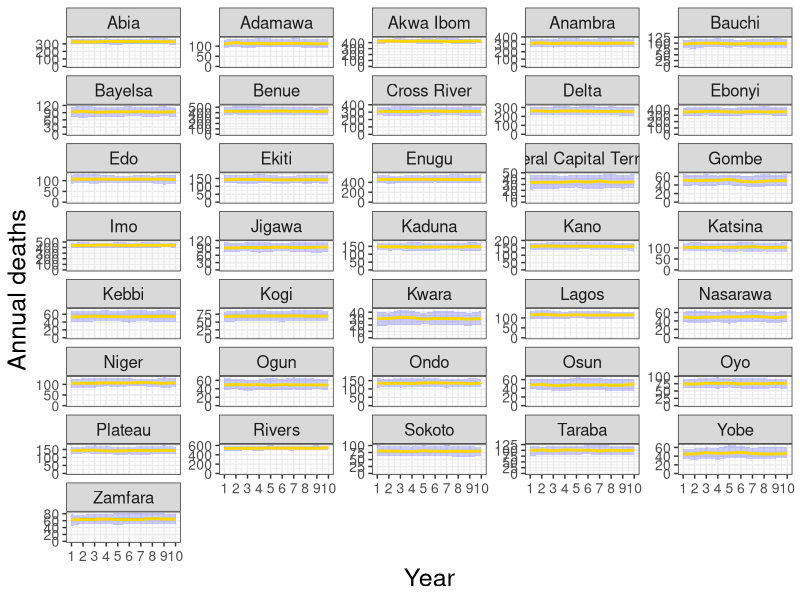
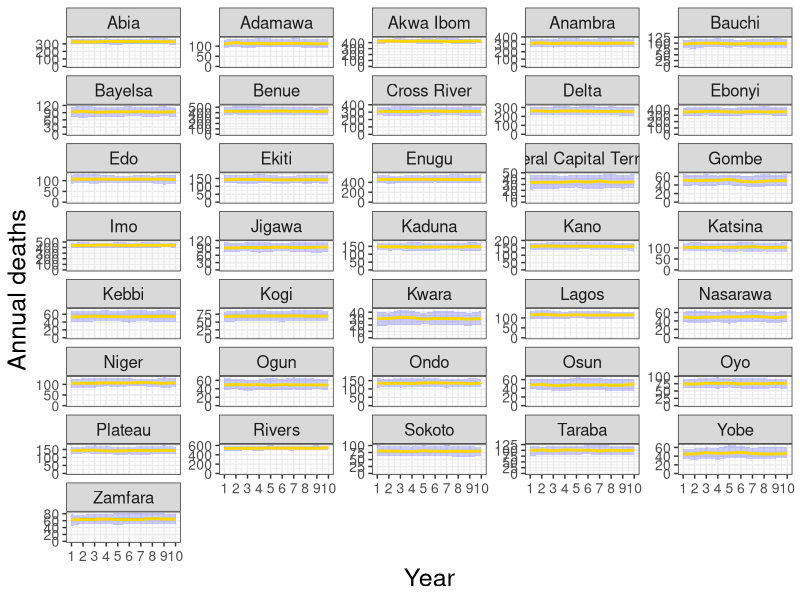

These charts were generated, in order, by the following R code:
library(dplyr)
library(tidyverse)
deaths_ts<-read.csv("output/deaths_ts.csv")
ggplot(deaths_ts, aes(x = as.numeric(factor(year)), y = Median, group = 1)) +
  geom_ribbon(aes(ymin = LL, ymax = UL), 
              fill = "blue", alpha = 0.2) +
  geom_line(color = "gold", size = 1) +
  facet_wrap(~ state, scales = "free_y", ncol=5) +
  labs(
    y = "Annual deaths",
    x = "Year"
  ) +
  scale_x_continuous(breaks = 1:10) +
  scale_y_continuous(limits = c(0, NA)) +
  theme_bw() +
  theme(
    axis.text.x = element_text( size =10,vjust = 0.9),
    axis.text.y = element_text(size = 10),
    strip.text = element_text(size = 12),
    axis.title.x = element_text(size = 18),
    axis.title.y = element_text(size = 18),
    legend.position = "top")

ggsave ("Time series.jpeg",width = 12, height = 10)
